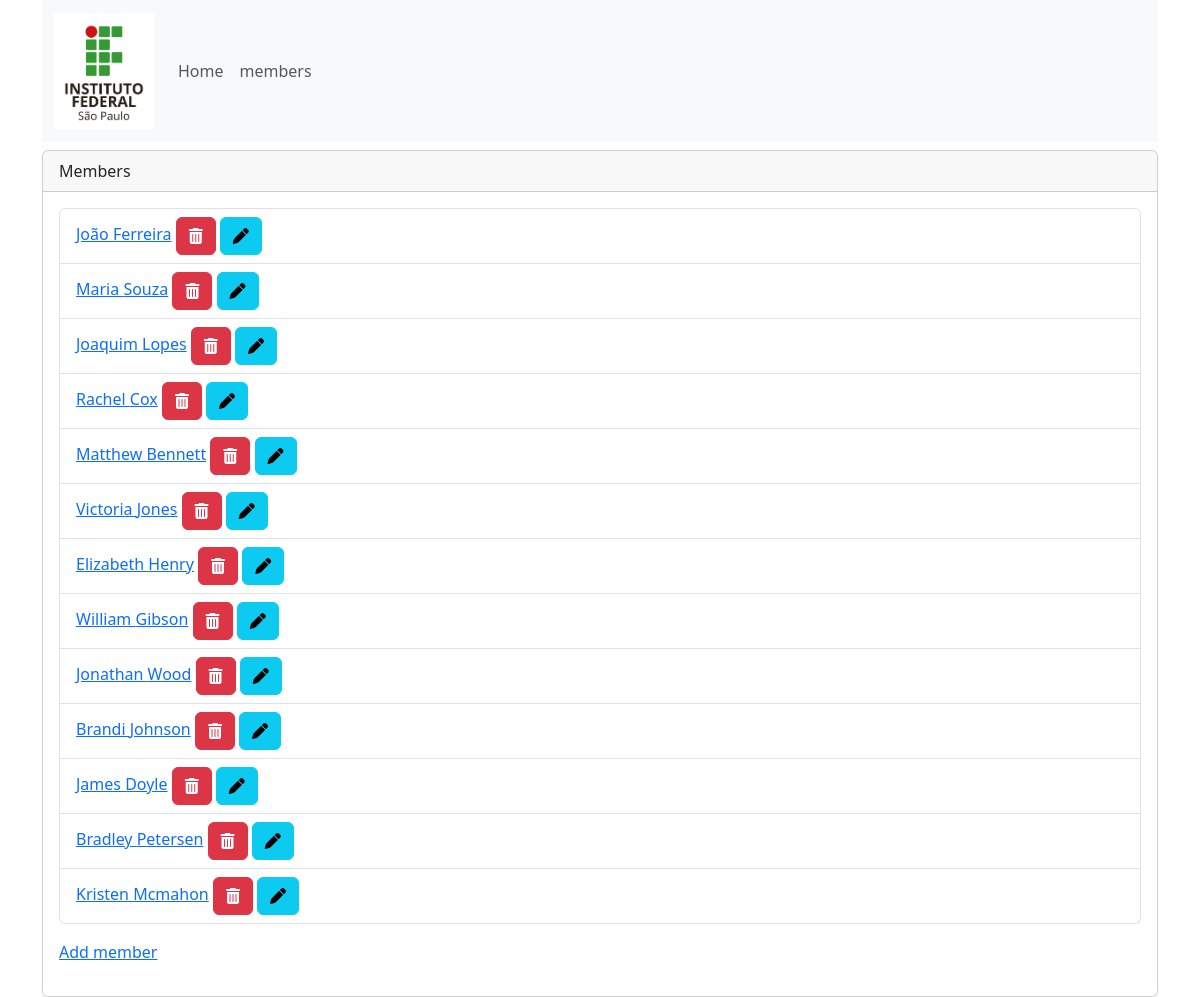
The page /members/ on the database its author committed.
### members/models.py (models this page shows, shortened)
class Member(models.Model):
    plan = models.ForeignKey(Plan, on_delete=models.CASCADE, default=1)
    firstname = models.CharField(max_length=255)
    lastname = models.CharField(max_length=255)
    phone = models.IntegerField(null=True)
    joined_date = models.DateField(null=True)

### members/views.py (the view)
# urls.py: path('members/', views.members, name='members'),
def members(request):
    mymembers = Member.objects.all().values()
    context = {
        'mymembers': mymembers
    }
    template = loader.get_template('all_members.html')
    return HttpResponse(template.render(context, request))

### members/templates/all_members.html (shortened to what this page needs)
{% extends "master.html" %}
{% block content %}
<div class="card mt-2">
    <div class="card-header">
        Members
    </div>
    <div class="card-body">
        <ul class="list-group">
            {% for x in mymembers %}
            <li class="list-group-item">
                <a href="details/{{x.id}}">{{x.firstname}} {{x.lastname}}</a>
                <a href="delete/{{x.id}}" class="btn btn-danger"><i class='fa-solid fa-trash-can'></i></a>
                <a href="update/{{x.id}}" class="btn btn-info"><i class='fa-solid fa-pen'></i></a>
            </li>
            {% endfor %}
        </ul>
        <p class="mt-3">
            <a href="add/">Add member</a>
        </p>
    </div>
</div>
{% endblock %}

### members/templates/master.html (shortened to what this page needs)
<!DOCTYPE html>
<html lang="pt">
<head>
    {% load static %}
    <link href="https://cdn.jsdelivr.net/npm/bootstrap@5.3.0-alpha1/dist/css/bootstrap.min.css" rel="stylesheet" crossorigins="anonymous">
</head>
<body>
    <div class="container">
        {% include 'navbar.html' %}
        {% block content %}
        {% endblock %}
    </div>
</body>
</html>

### members/templates/navbar.html (shortened to what this page needs)
<nav class="navbar navbar-expand-lg bg-body-tertiary">
  <div class="container-fluid">
    <a class="navbar-brand" href="/">
      {% load static %}
      <img src="{% static 'img/ifsp.jpg' %}" alt="Logotipo do site" width="100">
    </a>
    <div class="collapse navbar-collapse" id="navbarSupportedContent">
      <ul class="navbar-nav me-auto mb-2 mb-lg-0">
        <li class="nav-item">
          <a class="nav-link" href="/">Home</a>
        </li>
        <li class="nav-item">
          <a class="nav-link" href="/members">members</a>
        </li>
      </ul>
    </div>
  </div>
</nav>

### rows shown on the page
Member: firstname "João", lastname "Ferreira"
Member: firstname "Maria", lastname "Souza"
Member: firstname "Joaquim", lastname "Lopes"
Member: firstname "Rachel", lastname "Cox"
Member: firstname "Matthew", lastname "Bennett"
Member: firstname "Victoria", lastname "Jones"
Member: firstname "Elizabeth", lastname "Henry"
Member: firstname "William", lastname "Gibson"
Member: firstname "Jonathan", lastname "Wood"
Member: firstname "Brandi", lastname "Johnson"
Member: firstname "James", lastname "Doyle"
Member: firstname "Bradley", lastname "Petersen"
Member: firstname "Kristen", lastname "Mcmahon"
